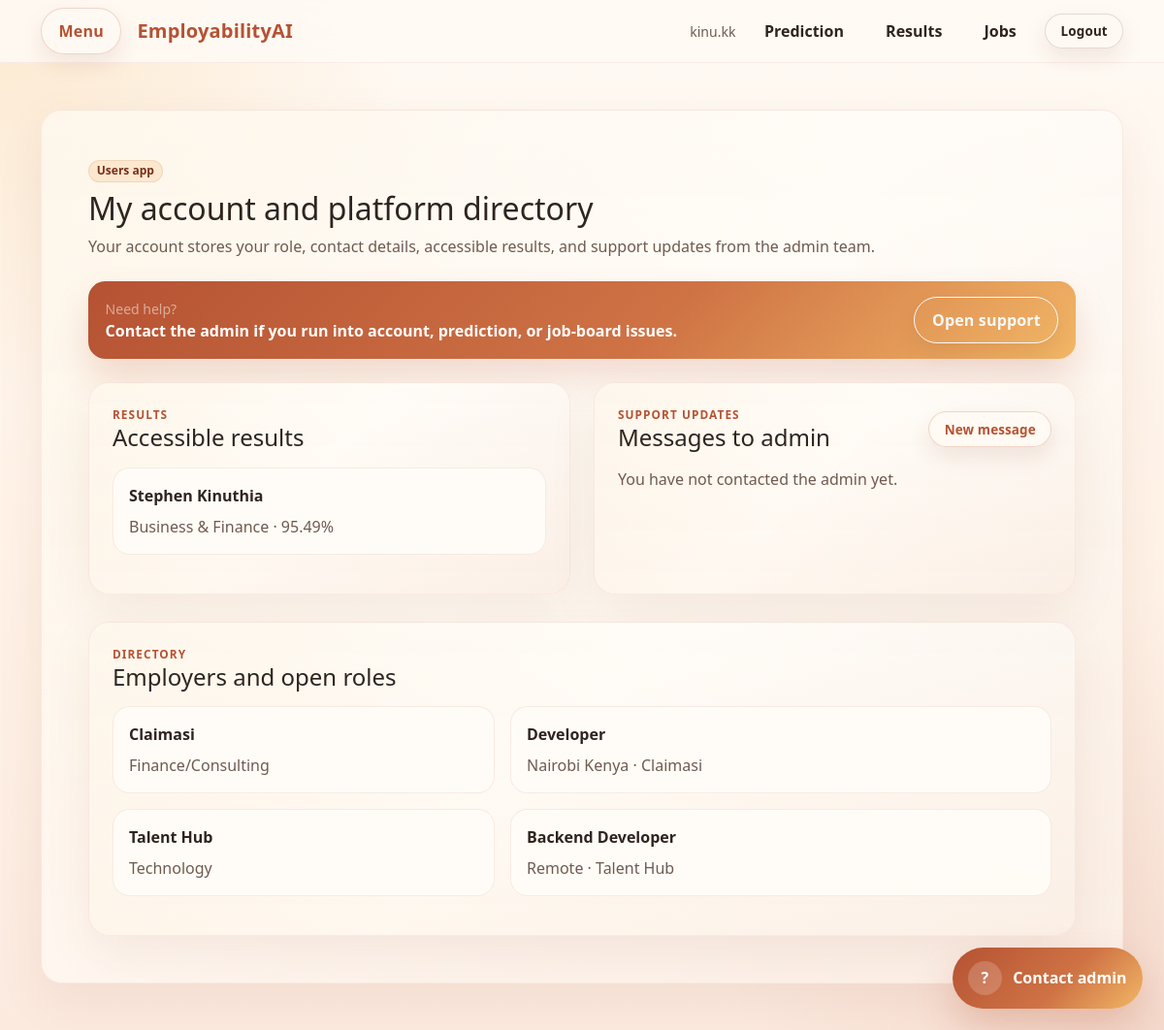
Screenshot of /users/ (signed in) with the database file from the repository.
### prediction/models.py (models this page shows, shortened)
class EmployabilityAssessment(models.Model):
    RISK_CHOICES = [
        ("Low", "Low"),
        ("Medium", "Medium"),
        ("High", "High"),
    ]
    owner = models.ForeignKey(
        User,
        on_delete=models.CASCADE,
        related_name="employability_assessments",
        null=True,
        blank=True,
    )
    graduate = models.ForeignKey(
        GraduateProfile,
        on_delete=models.SET_NULL,
        null=True,
        blank=True,
        related_name="assessments",
    )
    full_name = models.CharField(max_length=120)
    email = models.EmailField()
    degree_level = models.CharField(max_length=30, choices=DEGREE_LEVEL_CHOICES)
    field_of_study = models.CharField(max_length=80, choices=FIELD_OF_STUDY_CHOICES)
    region = models.CharField(max_length=50, choices=REGION_CHOICES)
    graduation_year = models.PositiveIntegerField()
    experience_level = models.CharField(max_length=20, choices=EXPERIENCE_LEVEL_CHOICES)
    current_skills = models.JSONField(default=list, blank=True)
    average_starting_salary = models.PositiveIntegerField(default=0)
    skill_demand_score = models.PositiveIntegerField(default=50)
    employer_reputation_score = models.PositiveIntegerField(default=50)
    remote_work_availability = models.PositiveIntegerField(default=50)
    employability_score = models.FloatField()
    risk_category = models.CharField(max_length=20, choices=RISK_CHOICES)
    model_status = models.CharField(max_length=120, default="demo_fallback")
    strengths = models.JSONField(default=list, blank=True)
    weaknesses = models.JSONField(default=list, blank=True)
    recommendation_summary = models.TextField(blank=True)
    created_at = models.DateTimeField(auto_now_add=True)
    class Meta:
        ordering = ["-created_at"]

### users/models.py (models this page shows, shortened)
class EmployerProfile(models.Model):
    user = models.OneToOneField(User, on_delete=models.CASCADE, related_name="employer_profile")
    company_name = models.CharField(max_length=150)
    industry = models.CharField(max_length=120)
    website = models.URLField(blank=True)
    company_size = models.CharField(max_length=50, blank=True)
    contact_person = models.CharField(max_length=120, blank=True)

### jobs/models.py (models this page shows, shortened)
class JobPosting(models.Model):
    employer = models.ForeignKey(User, on_delete=models.SET_NULL, null=True, blank=True, related_name="job_postings")
    title = models.CharField(max_length=120)
    industry = models.CharField(max_length=80)
    location = models.CharField(max_length=120)
    description = models.TextField()
    required_skills = models.JSONField(default=list, blank=True)
    minimum_score = models.FloatField(default=55)
    is_active = models.BooleanField(default=True)
    created_at = models.DateTimeField(auto_now_add=True)
    class Meta:
        ordering = ["-created_at"]

### users/views.py (the view)
# urls.py: path("", account_overview, name="overview"),
@login_required
def account_overview(request):
    context = {
        "assessments": get_accessible_assessments(request.user)[:8],
        "employers": EmployerProfile.objects.select_related("user").order_by("company_name")[:8],
        "jobs": JobPosting.objects.filter(is_active=True).select_related("employer")[:8],
        "support_messages": SupportMessage.objects.filter(user=request.user).order_by("-created_at")[:8],
    }
    return render(request, "users/overview.html", context)

### prediction/querysets.py (called while the page is built)
def get_accessible_assessments(user):
    role = get_user_role(user)
    if role in {"admin", "employer"}:
        return EmployabilityAssessment.objects.select_related("owner", "graduate", "graduate__user")
    return EmployabilityAssessment.objects.filter(owner=user).select_related("owner", "graduate", "graduate__user")

### users/permissions.py (called while the page is built)
def get_user_role(user):
    if not user.is_authenticated:
        return None
    profile = getattr(user, "platform_profile", None)
    return getattr(profile, "role", None)

### templates/users/overview.html
{% extends "base.html" %}
{% block content %}
<section class="hero-card p-4 p-lg-5 warm-section">
    <span class="badge badge-soft rounded-pill mb-2">Users app</span>
    <h1 class="h2 mb-2">My account and platform directory</h1>
    <p class="text-secondary mb-4">Your account stores your role, contact details, accessible results, and support updates from the admin team.</p>
    <div class="hero-accent mb-4 d-flex justify-content-between align-items-center flex-wrap gap-3">
        <div>
            <div class="small text-white-50">Need help?</div>
            <div class="fw-semibold">Contact the admin if you run into account, prediction, or job-board issues.</div>
        </div>
        <a class="btn btn-outline-light" href="{% url 'analytics_dashboard:contact_admin' %}">Open support</a>
    </div>
    <div class="row g-4">
        <div class="col-lg-6">
            <div class="panel-card p-4 h-100 warm-section">
                <div class="section-head">
                    <div>
                        <div class="section-kicker">Results</div>
                        <h2 class="h4 mb-0">Accessible results</h2>
                    </div>
                </div>
                {% for assessment in assessments %}
                    <div class="list-card interactive-row mb-3">
                        <strong><a class="surface-link" href="{% url 'prediction:assessment_detail' assessment.pk %}">{{ assessment.full_name }}</a></strong>
                        <div class="text-secondary mt-2">{{ assessment.field_of_study }} · {{ assessment.employability_score }}%</div>
                    </div>
                {% empty %}
                    <p class="text-secondary mb-0">No accessible results yet.</p>
                {% endfor %}
            </div>
        </div>
        <div class="col-lg-6">
            <div class="panel-card p-4 h-100 warm-section">
                <div class="section-head">
                    <div>
                        <div class="section-kicker">Support updates</div>
                        <h2 class="h4 mb-0">Messages to admin</h2>
                    </div>
                    <a class="btn btn-sm btn-outline-primary" href="{% url 'analytics_dashboard:contact_admin' %}">New message</a>
                </div>
                {% for item in support_messages %}
                    <div class="list-card interactive-row mb-3">
                        <div class="d-flex justify-content-between align-items-start gap-3">
                            <strong>{{ item.subject }}</strong>
                            {% if item.status == 'resolved' %}
                                <span class="soft-stat">Resolved</span>
                            {% elif item.status == 'in_progress' %}
                                <span class="soft-stat">In progress</span>
                            {% else %}
                                <span class="soft-stat">New</span>
                            {% endif %}
                        </div>
                        <div class="text-secondary mt-2">{{ item.user_status_text }}</div>
                        <div class="small text-secondary mt-2">Sent {{ item.created_at|date:"M d, Y H:i" }}{% if item.reviewed_at %} · Reviewed {{ item.reviewed_at|date:"M d, Y H:i" }}{% endif %}</div>
                    </div>
                {% empty %}
                    <p class="text-secondary mb-0">You have not contacted the admin yet.</p>
                {% endfor %}
            </div>
        </div>
    </div>
    <div class="row g-4 mt-1">
        <div class="col-lg-12">
            <div class="panel-card p-4 warm-section">
                <div class="section-head">
                    <div>
                        <div class="section-kicker">Directory</div>
                        <h2 class="h4 mb-0">Employers and open roles</h2>
                    </div>
                </div>
                <div class="row g-3">
                    <div class="col-lg-5">
                        {% for employer in employers %}
                            <div class="list-card interactive-row mb-3">
                                <strong>{{ employer.company_name }}</strong>
                                <div class="text-secondary mt-2">{{ employer.industry }}</div>
                            </div>
                        {% empty %}
                            <p class="text-secondary mb-0">No employer profiles yet.</p>
                        {% endfor %}
                    </div>
                    <div class="col-lg-7">
                        {% for job in jobs %}
                            <div class="list-card interactive-row mb-3">
                                <strong>{{ job.title }}</strong>
                                <div class="text-secondary mt-2">{{ job.location }} · {{ job.employer.employer_profile.company_name|default:job.employer.username }}</div>
                            </div>
                        {% empty %}
                            <p class="text-secondary mb-0">No active jobs yet.</p>
                        {% endfor %}
                    </div>
                </div>
            </div>
        </div>
    </div>
</section>
{% endblock %}

### templates/base.html (shortened to what this page needs)
<!DOCTYPE html>
<html lang="en">
<head>
    <link href="https://cdn.jsdelivr.net/npm/bootstrap@5.3.3/dist/css/bootstrap.min.css" rel="stylesheet">
</head>
<body>
    <nav class="navbar navbar-expand-lg bg-white border-bottom sticky-top">
        <div class="container">
            <div class="d-flex align-items-center gap-3">
                <button class="btn btn-outline-primary" type="button" data-bs-toggle="offcanvas" data-bs-target="#sidePanel">Menu</button>
                <a class="navbar-brand text-primary mb-0" href="{% url 'prediction:home' %}">EmployabilityAI</a>
            </div>
            <div class="d-flex align-items-center gap-3">
                {% if request.user.is_authenticated %}
                    <span class="small text-secondary">{{ request.user.username }}</span>
                    <a class="nav-link" href="{% url 'prediction:dashboard' %}">Prediction</a>
                    <a class="nav-link" href="{% url 'recommendations:list' %}">Results</a>
                    <a class="nav-link" href="{% url 'jobs:list' %}">Jobs</a>
                    <a class="btn btn-sm btn-outline-dark" href="{% url 'users:logout' %}">Logout</a>
                {% else %}
                    <a class="btn btn-sm btn-outline-primary" href="{% url 'users:login' %}">Login</a>
                    <a class="btn btn-sm btn-primary" href="{% url 'users:register' %}">Create account</a>
                {% endif %}
            </div>
        </div>
    </nav>
    <main class="container py-5">
        {% block content %}{% endblock %}
    </main>
    {% if request.user.is_authenticated and request.user.platform_profile.role != 'admin' %}
        <a class="contact-fab" href="{% url 'analytics_dashboard:contact_admin' %}">
            <span class="contact-icon">?</span>
            <span>Contact admin</span>
        </a>
    {% endif %}
</body>
</html>

### templates/base.html (style rules this page uses)
:root { --brand: #b55233; --brand-deep: #7a2e1c; --accent: #f2b766; --accent-soft: #ffe2bb; --surface: #fff8f1; --surface-strong: #fff2e3; --ink: #2f241f; --ink-soft: #6f5a50; --success: #2f8f78; --danger: #b64040; --muted-line: rgba(181, 82, 51, 0.14); --warm-glow: rgba(242, 183, 102, 0.34); }
body { background: radial-gradient(circle at top left, rgba(242, 183, 102, 0.25), transparent 26%), radial-gradient(circle at bottom right, rgba(181, 82, 51, 0.1), transparent 28%), linear-gradient(180deg, #fffaf4 0%, #fff2e7 52%, #fceadf 100%); color: var(--ink); min-height: 100vh; }
a { color: var(--brand); text-decoration-thickness: 0.08em; text-underline-offset: 0.2em; transition: color 0.2s ease, opacity 0.2s ease, transform 0.2s ease; }
.navbar-brand { font-weight: 800; letter-spacing: 0.01em; color: var(--brand) !important; }
.nav-link { position: relative; font-weight: 700; color: var(--ink); padding: 0.55rem 0.85rem; border-radius: 999px; transition: background-color 0.2s ease, color 0.2s ease, transform 0.2s ease; }
.hero-card, .panel-card { background: linear-gradient(180deg, rgba(255, 252, 247, 0.96) 0%, rgba(255, 247, 239, 0.94) 100%); border: 1px solid rgba(181, 82, 51, 0.1); border-radius: 1.35rem; box-shadow: 0 18px 50px rgba(122, 46, 28, 0.08); }
.badge-soft { background: rgba(242, 183, 102, 0.22); color: var(--brand-deep); border: 1px solid rgba(181, 82, 51, 0.12); }
.btn { --bs-btn-border-radius: 999px; --bs-btn-padding-x: 1.1rem; --bs-btn-padding-y: 0.7rem; font-weight: 700; letter-spacing: 0.01em; box-shadow: 0 10px 22px rgba(122, 46, 28, 0.1); transition: transform 0.18s ease, box-shadow 0.18s ease, background-color 0.18s ease, color 0.18s ease, border-color 0.18s ease; }
.btn-outline-primary { --bs-btn-color: var(--brand); --bs-btn-border-color: rgba(181, 82, 51, 0.22); --bs-btn-hover-bg: rgba(242, 183, 102, 0.16); --bs-btn-hover-color: var(--brand-deep); --bs-btn-hover-border-color: rgba(181, 82, 51, 0.4); background: rgba(255, 250, 243, 0.9); }
.btn-outline-dark { --bs-btn-color: var(--ink); --bs-btn-border-color: rgba(47, 36, 31, 0.14); --bs-btn-hover-bg: rgba(181, 82, 51, 0.08); --bs-btn-hover-color: var(--ink); --bs-btn-hover-border-color: rgba(47, 36, 31, 0.26); background: rgba(255, 250, 243, 0.9); }
.btn-sm { --bs-btn-padding-x: 0.95rem; --bs-btn-padding-y: 0.45rem; font-size: 0.84rem; }
.interactive-row { border: 1px solid transparent; transition: transform 0.18s ease, box-shadow 0.18s ease, border-color 0.18s ease, background-color 0.18s ease; }
.surface-link { color: inherit; text-decoration: none; }
.warm-section { position: relative; overflow: hidden; }
.warm-section::before { content: ""; position: absolute; inset: 0; background: linear-gradient(135deg, rgba(242, 183, 102, 0.08), transparent 45%, rgba(181, 82, 51, 0.05)); pointer-events: none; }
.warm-section > * { position: relative; }
.hero-accent { border-radius: 1.1rem; padding: 1rem 1.1rem; background: linear-gradient(135deg, #b55233 0%, #cf7345 58%, #f2b766 100%); color: #fff; box-shadow: 0 20px 36px rgba(181, 82, 51, 0.18); }
.contact-fab { position: fixed; right: 1.4rem; bottom: 1.4rem; z-index: 1050; display: inline-flex; align-items: center; gap: 0.7rem; padding: 0.85rem 1rem; border-radius: 999px; background: linear-gradient(135deg, #b55233 0%, #cf7345 58%, #f2b766 100%); color: #fff; text-decoration: none; font-weight: 800; box-shadow: 0 20px 40px rgba(181, 82, 51, 0.24); transition: transform 0.18s ease, box-shadow 0.18s ease, opacity 0.18s ease; }
.contact-icon { width: 2.2rem; height: 2.2rem; border-radius: 999px; display: inline-flex; align-items: center; justify-content: center; background: rgba(255, 255, 255, 0.18); font-size: 1rem; }
.section-head { display: flex; align-items: center; justify-content: space-between; gap: 1rem; margin-bottom: 1rem; }
.section-kicker { font-size: 0.74rem; text-transform: uppercase; letter-spacing: 0.09em; color: var(--brand); font-weight: 800; }
.list-card { border: 1px solid rgba(181, 82, 51, 0.1); border-radius: 1.1rem; background: rgba(255, 252, 247, 0.96); padding: 1rem; }
.navbar { background: rgba(255, 250, 244, 0.9) !important; backdrop-filter: blur(12px); border-bottom: 1px solid rgba(181, 82, 51, 0.08) !important; }
.text-secondary, .small.text-secondary { color: var(--ink-soft) !important; }

### rows the page displays
EmployabilityAssessment: full_name "Stephen Kinuthia", field_of_study "Business & Finance", employability_score "95.49"
EmployerProfile: company_name "Claimasi", industry "Finance/Consulting"
EmployerProfile: company_name "Talent Hub", industry "Technology"
JobPosting: title "Developer", location "Nairobi Kenya", employer.employer_profile.company_name "Claimasi"
JobPosting: title "Backend Developer", location "Remote", employer.employer_profile.company_name "Talent Hub"

### other values shown
{{ request.user.username }} "kinu.kk"
